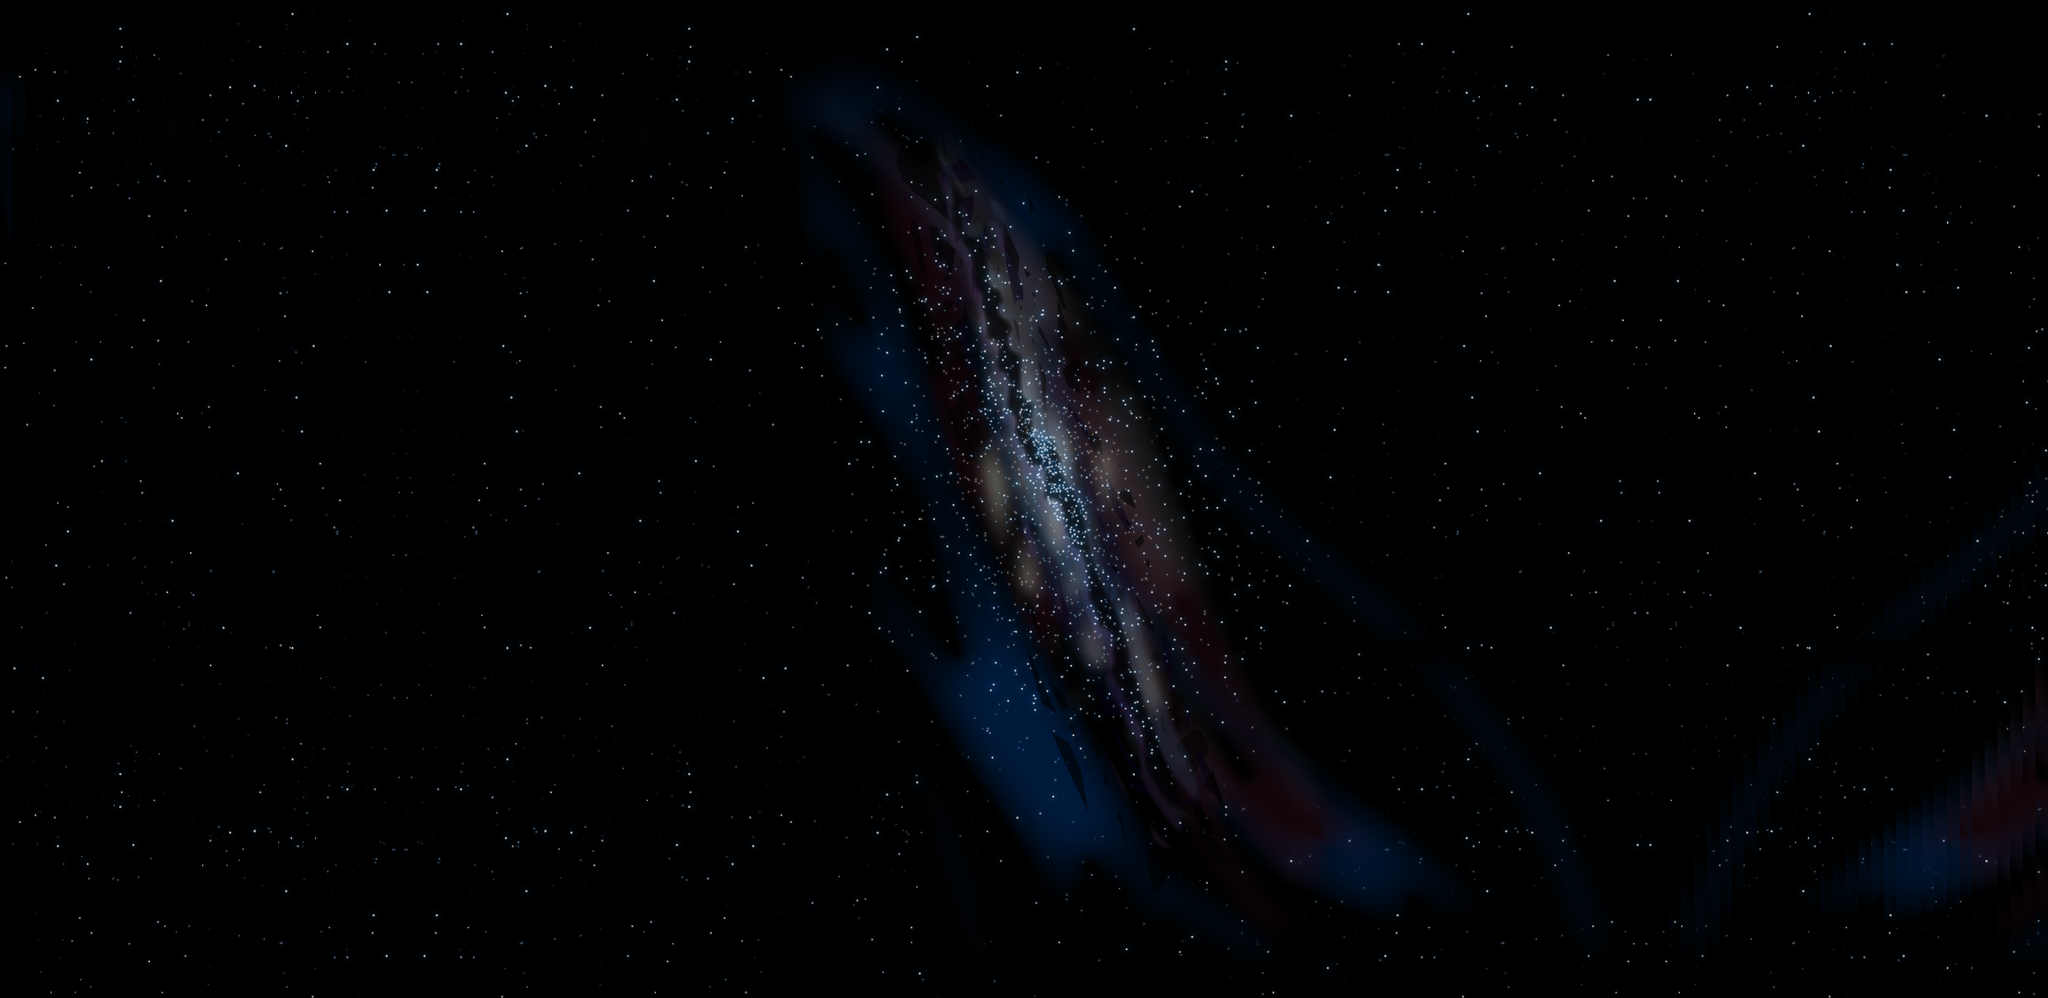

A 2D game scene composited from a Tiled map and its tileset images. What follows is a short description and the map's XML, with each tile layer's data collapsed to a summary:
An orthogonal 162x79 tile map with 16x16 px tiles, 11 tile layers (BehindHex0, BehindHex1, BehindHex2, BehindHex3, ...), 2 tilesets and 4 objects (CartPlayerSprite, LayerPlaceholder).

<map version="1.0" orientation="orthogonal" width="162" height="79" tilewidth="16" tileheight="16">
 <tileset firstgid="1" name="planet01_parallax00" tilewidth="16" tileheight="16">
  <image source="planet01_parallax00.png" width="1237" height="947" />
 </tileset>
 <tileset firstgid="4544" name="levelSelect_background" tilewidth="16" tileheight="16">
  <image source="levelSelect_background.png" width="1680" height="1248" />
 </tileset>
 <layer name="BehindHex0" width="162" height="79">
  <properties>
   <property name="ParallaxRatioX" value="4" />
   <property name="ParallaxRatioY" value="4" />
  </properties>
  <data>[12798 cells, 12636 non-empty, 7644 distinct tile ids]</data>
 </layer>
 <layer name="BehindHex1" width="162" height="79">
  <properties>
   <property name="ParallaxRatioX" value="3" />
   <property name="ParallaxRatioY" value="3" />
  </properties>
  <data>[12798 cells, 12798 non-empty, 4484 distinct tile ids]</data>
 </layer>
 <layer name="BehindHex2" width="162" height="79">
  <data>[12798 cells, 0 non-empty, 0 distinct tile ids]</data>
 </layer>
 <layer name="BehindHex3" width="162" height="79">
  <data>[12798 cells, 0 non-empty, 0 distinct tile ids]</data>
 </layer>
 <layer name="BehindHex4" width="162" height="79">
  <data>[12798 cells, 0 non-empty, 0 distinct tile ids]</data>
 </layer>
 <layer name="HexLayer(Do Not Use)" width="162" height="79">
  <data>[12798 cells, 0 non-empty, 0 distinct tile ids]</data>
 </layer>
 <layer name="InFrontOfHex0" width="162" height="79">
  <data>[12798 cells, 0 non-empty, 0 distinct tile ids]</data>
 </layer>
 <layer name="InFrontOfHex1" width="162" height="79">
  <data>[12798 cells, 0 non-empty, 0 distinct tile ids]</data>
 </layer>
 <layer name="InFrontOfHex2" width="162" height="79">
  <data>[12798 cells, 0 non-empty, 0 distinct tile ids]</data>
 </layer>
 <layer name="InFrontOfHex3" width="162" height="79">
  <data>[12798 cells, 0 non-empty, 0 distinct tile ids]</data>
 </layer>
 <layer name="InFrontOfHex4" width="162" height="79">
  <data>[12798 cells, 0 non-empty, 0 distinct tile ids]</data>
 </layer>
 <objectgroup name="ObjectGroupSprites" width="98" height="79">
  <object type="CartPlayerSprite" x="112" y="480" width="1024" height="768" />
 </objectgroup>
 <objectgroup name="ObjectGroupLayerPlaceholder" width="98" height="79">
  <object x="1039" y="500" width="74" height="74">
   <properties>
    <property name="ParallaxRatioX" value="2.5" />
    <property name="ParallaxRatioY" value="2.5" />
    <property name="PlaceholderFileName" value="planet01_parallax01.png" />
    <property name="ZOrder" value="2" />
   </properties>
  </object>
  <object x="156" y="561" width="545" height="545">
   <properties>
    <property name="ParallaxRatioX" value="1" />
    <property name="ParallaxRatioY" value="1" />
    <property name="PlaceholderFileName" value="planet01_parallax02.png" />
    <property name="ZOrder" value="6" />
   </properties>
  </object>
  <object type="LayerPlaceholder" x="186" y="994" width="112" height="96">
   <properties>
    <property name="ParallaxRatioX" value="0.3" />
    <property name="ParallaxRatioY" value="0.3" />
    <property name="PlaceholderFileName" value="planet01_parallax03.png" />
    <property name="ZOrder" value="7" />
   </properties>
  </object>
 </objectgroup>
</map>
